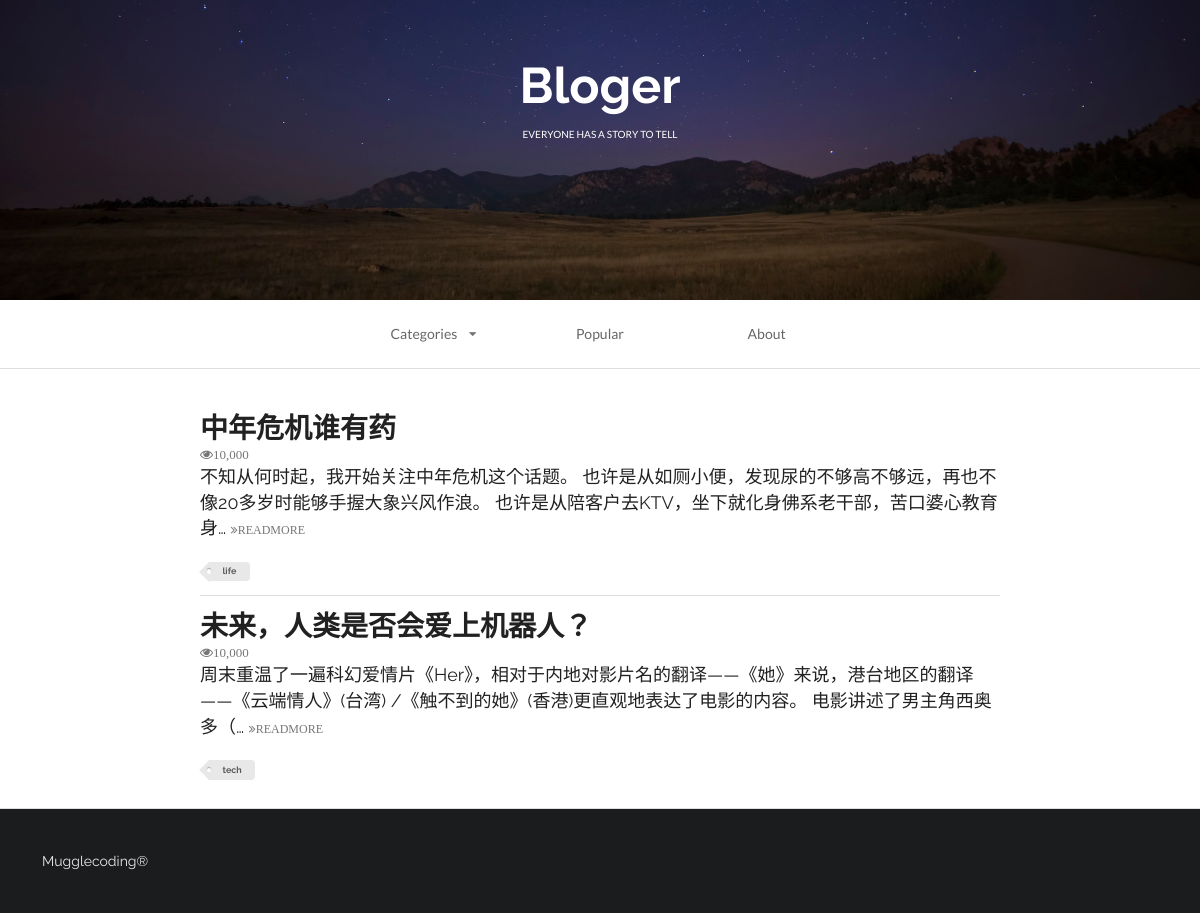
The app's page /index/ with its own data.
### redmine_web/models.py (models this page shows, shortened)
class Ariticle(models.Model):
    headline = models.CharField(null=True, blank=True, max_length=500)
    content = models.TextField(null=True, blank=True)
    TAG_CHOICE = (
        ('tech', 'Tech'),
        ('life', 'Life')
    )
    tag = models.CharField(null=True, blank=True, max_length=500, choices=TAG_CHOICE)

### redmine_web/views.py (the view)
# urls.py: path('index/', index, name='index'),
def index(request):
    queryset = request.GET.get('tag')
    if queryset:
        article_list = Ariticle.objects.filter(tag=queryset)
    else:
        article_list = Ariticle.objects.all()
    context = {}
    context['article_list1'] = article_list
    index_page = render(request, 'first_web_2.html', context)
    return index_page

### templates/first_web_2.html (shortened to what this page needs)
<!DOCTYPE html>
{% load staticfiles %}
<html>
    <head>
        <link rel="stylesheet" href="{% static 'css/semantic.css' %}"  media="screen" title="no title" charset="utf-8">
    </head>
    <body>
        <div class="ui inverted vertical  segment masthead">
            <h1 class="ui center aligned header blogslogon" style="font-size:50px;font-family: 'Raleway', sans-serif!important;">
                Bloger
                <p class="ui sub header">
                    everyone has a story to tell
                </p>
            </h1>
        </div>
        <div class="ui container nav">
            <div class="ui borderless text three item menu ">
                <div class="ui simple dropdown  item">
                    Categories
                    <i class="dropdown icon"></i>
                </div>
                <a class="item">
                    Popular
                </a>
                <a class="item">
                    About
                </a>
            </div>
        </div>
        <div class="ui divider"></div>
        <div class="ui  vertical segment">
            {% for article in article_list1 %}
                <div class="ui container vertical segment">
                    <a href="#">
                        <h1 class="ui header">
                            {{ article.headline }}
                        </h1>
                    </a>
                    <i class="icon grey small unhide">10,000</i>
                    <p>
                        {{ article.content | truncatechars:100 }}
                        <a href="#">
                            <i class="angle tiny double grey right icon">READMORE</i>
                        </a>
                    </p>
                    <div class="ui mini  tag label">
                        {{ article.tag }}
                    </div>
                </div>
            {% endfor %}
        </div>
        <div class="ui inverted  vertical very padded  segment">
            Mugglecoding®
        </div>
    </body>
</html>

### records on screen
Ariticle: headline "中年危机谁有药", content "不知从何时起，我开始关注中年危机这个话题。 也许是从如厕小便，发现尿的不够高不够远，再也不像20多岁时能够手握大象兴风作浪。 也许是从陪客户去KTV，坐下就化身佛系老干部，苦口婆心教育身…", tag "life"
Ariticle: headline "未来，人类是否会爱上机器人？", content "周末重温了一遍科幻爱情片《Her》，相对于内地对影片名的翻译——《她》来说，港台地区的翻译——《云端情人》(台湾) /《触不到的她》(香港)更直观地表达了电影的内容。 电影讲述了男主角西奥多（…", tag "tech"
